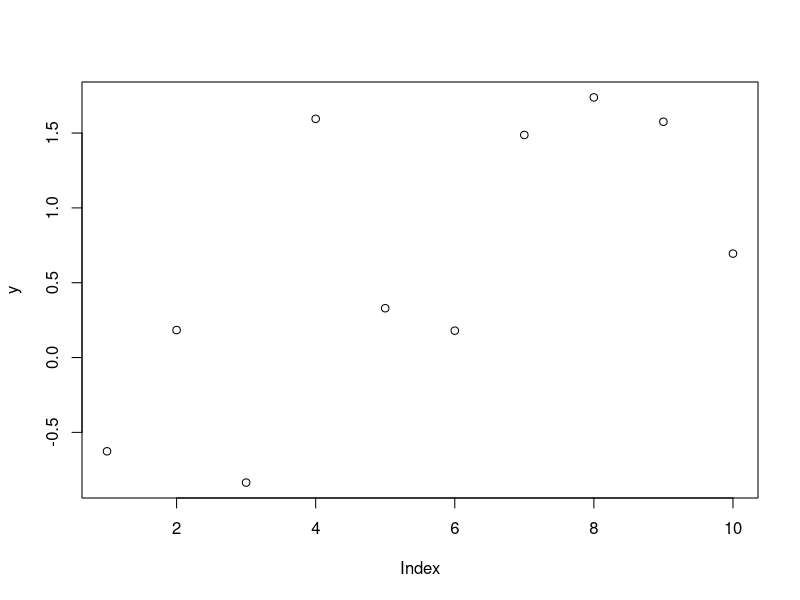

Generate this figure with R: (Note: this script raises an error after producing the figure.)
# Assume single changepoint model at a single point cp. Using normal distribution 

rm(list = ls())

set.seed(1)

# Load data in
Data=""
# y <- read.csv(Data)

# Or simulated data
cp <- 5
y1 <- rnorm(cp,0,1)
y2 <- rnorm(cp,1,1)

y <- c(y1,y2) ; plot(y)

approx_samples <- 1000

# prior for parameter
mu_prior <- c(0,0.3) #Normal distribution #Mu is conditional on sigma i.e sigma^2/kappa #unless we choose known sigma 
sigma_prior <- c(5,0.6) #Use Scaled-Inverse-Chi-Squared for Conjugacy (df_para,scale_para) - mean of c(5,0.6) = 1
model_prior <- c(0.5,0.5)

proposal_sd_rj <- 0.3 #bigger jump for the reversible jump
proposal_sd_wm <- 0.1 #within model sample of parameters
sims <- 200000
perc_burnin <- 0.1
num_of_cps_list <- rep(NA,sims)
mu_list <- list() #to assign to this list, use [[]]
sigma_list <- list() #to assign to this list, use [[]]
num_of_cps <- 0
mu <- mean(y)
sigma <- sqrt(var(y))
# Divide the problem into three problems
# 1) Unknown Mean, Known Sigma^2
# 2) Known Mean, Unknown Sigma^2
# 3) Unknown Mean, Unknown Sigma^2

cpd_test <- as.numeric(readline(prompt = "Unknown Mu(1), Unknown Sigma(2), Unknown Mu and Sigma(3): ")) # Start with Unknown Mean, Known Sigma

if (cpd_test==1){ #Unknown Mu, known sigma^2
  # Use approximation using samples from prior, reversible jump, and analytical
  known_sigma <- as.numeric(readline(prompt = "Known sigma: "))
  mu_prior[1] <- as.numeric(readline(prompt = "Prior Mean: "))
  mu_prior[2] <- as.numeric(readline(prompt = "Prior std: "))
  
  # Before anything, define function for product of normals
  prod_norm <- function(mu,sigma,y){prod(dnorm(y,mu,sigma))}
  
  # Use approximation, i.e integrate over all mu
  # Marginal likelihood P(Y|M_0)
  pM0 <- mean(sapply(rnorm(approx_samples,mu_prior[1],mu_prior[2]),prod_norm,known_sigma,y))
  # Marginal Likelihood P(Y|M_1)
  pM1 <- mean(sapply(rnorm(approx_samples,mu_prior[1],mu_prior[2]),prod_norm,known_sigma,y[1:cp]))*mean(sapply(rnorm(approx_samples,mu_prior[1],mu_prior[2]),prod_norm,known_sigma,y[(cp+1):(2*cp)]))
  # Normalise
  total <- pM0+pM1
  pM0 <- pM0/total
  pM1 <- pM1/total
  # Store results in data frame
  results <- data.frame("Approx"=c(pM0,pM1))
  
  # Now calculate using reversible jump
  # proposal_sd_rj <- 0.1 #bigger jump for the reversible jump
  # proposal_sd_wm <- 0.1 #within model sample of parameters
  # sims <- 100000
  # perc_burnin <- 0.1
  # num_of_cps_list <- rep(NA,sims)
  # mu_list <- list() #to assign to this list, use [[]]
  # num_of_cps <- 0
  # mu <- mean(y)
  
  for (s in 1:sims) {
    if (s%%10000==0) {
      print(s)
    }
    # If we have no changepoints, we jump to one changepoint at cp
    if (num_of_cps==0) {
      u1 <- rnorm(1,0,proposal_sd_rj)
      u2 <- rnorm(1,0,proposal_sd_rj)
      
      new_mu_left <- mean(y[1:cp])+u1
      new_mu_right <- mean(y[(cp+1):(2*cp)])+u2
      
      old_prior <- dnorm(mu,mu_prior[1],mu_prior[2],log = TRUE)
      new_prior <- dnorm(new_mu_left,mu_prior[1],mu_prior[2],log = TRUE) + dnorm(new_mu_right,mu_prior[1],mu_prior[2],log = TRUE)
      
      old_like <- sum(dnorm(y,mu,known_sigma,log = TRUE))
      new_like <- sum(dnorm(y[1:cp],new_mu_left,known_sigma,log = TRUE))+sum(dnorm(y[(cp+1):(2*cp)],new_mu_right,known_sigma,log = TRUE))
      
      old_to_new <- dnorm(u1,0,proposal_sd_rj,log = TRUE)+dnorm(u2,0,proposal_sd_rj,log = TRUE)
      new_to_old <- dnorm(mean(y)-mu,0,proposal_sd_rj,log = TRUE)
      if (runif(1)<exp(new_like+new_prior+new_to_old-old_like-old_prior-old_to_new)) {
        num_of_cps <- 1
        mu <- c(new_mu_left,new_mu_right)
      }
    } else { 
      # We are in the one changepoint model
      u <- rnorm(1,0,proposal_sd_rj)
      
      new_mu <- mean(y)+u
      
      old_prior <- dnorm(mu[1],mu_prior[1],mu_prior[2],log = TRUE)+dnorm(mu[2],mu_prior[1],mu_prior[2],log = TRUE)
      new_prior <- dnorm(new_mu,mu_prior[1],mu_prior[2],log = TRUE)
      
      old_like <- sum(dnorm(y[1:cp],mu[1],known_sigma,log = TRUE))+sum(dnorm(y[(cp+1):(2*cp)],mu[2],known_sigma,log = TRUE))
      new_like <- sum(dnorm(y,new_mu,known_sigma,log = TRUE))
      
      old_to_new <- dnorm(u,0,proposal_sd_rj,log = TRUE)
      new_to_old <- dnorm(mu[1]-mean(y[1:cp]),0,proposal_sd_rj,log = TRUE)+dnorm(mu[2]-mean(y[(cp+1):(2*cp)]),0,proposal_sd_rj,log = TRUE)
      
      if (runif(1)< exp(new_like+new_prior-old_like-old_prior+new_to_old-old_to_new)) {
        mu <- new_mu
        num_of_cps <- 0
      }
    }
    # Resample mu parameter from posterior, use Metropolis Hastings
    if (num_of_cps==0) {
      u <- rnorm(1,0,proposal_sd_wm)
      new_mu <- mu+u

      old_prior <- dnorm(mu,mu_prior[1],mu_prior[2],log = TRUE)
      new_prior <- dnorm(new_mu,mu_prior[1],mu_prior[2],log = TRUE)

      old_like <- sum(dnorm(y,mu,known_sigma,log = TRUE))
      new_like <- sum(dnorm(y,new_mu,known_sigma,log = TRUE))
      # Symmetric proposal so no transition probability
      if (runif(1)<exp(new_like+new_prior-old_prior-old_like)) {
        mu <- new_mu
      }
    } else{
      u1 <- rnorm(1,0,proposal_sd_wm)
      u2 <- rnorm(1,0,proposal_sd_wm)
      new_mu_left <- mu[1]+u1
      new_mu_right <- mu[2]+u2

      old_prior <- dnorm(mu[1],mu_prior[1],mu_prior[2],log = TRUE)+dnorm(mu[2],mu_prior[1],mu_prior[2],log = TRUE)
      new_prior <- dnorm(new_mu_left,mu_prior[1],mu_prior[2],log = TRUE)+dnorm(new_mu_right,mu_prior[1],mu_prior[2],log = TRUE)

      old_like <- sum(dnorm(y[1:cp],mu[1],known_sigma,log = TRUE))+sum(dnorm(y[(cp+1):(2*cp)],mu[2],known_sigma,log = TRUE))
      new_like <- sum(dnorm(y[1:cp],new_mu_left,known_sigma,log = TRUE))+sum(dnorm(y[(cp+1):(2*cp)],new_mu_right,known_sigma,log = TRUE))
      # Symmetric proposal so no transition probability
      if (runif(1)<exp(new_like+new_prior-old_prior-old_like)) {
        mu <- c(new_mu_left,new_mu_right)
      }
    }
    #now resample mu from its posterior
    # if (num_of_cps==0) {
    #   posteriorsd <- sqrt( ( 1/mu_prior[2]^2 + length(y) )^(-1) )
    #   posteriormu <- sum(y)/ ( 1/mu_prior[2]^2 + length(y)) 
    #   mu <- rnorm(1,posteriormu,posteriorsd)
    # } else {
    #   y1 <- y[1:cp]; y2 <- y[(cp+1):(2*cp)]
    #   posteriorsd <- sqrt( ( 1/mu_prior[2]^2 + length(y1) )^(-1) )
    #   posteriormu <- sum(y1)/ ( 1/mu_prior[2]^2 + length(y1)) 
    #   mu[1] <- rnorm(1,posteriormu,posteriorsd)
    #   
    #   posteriorsd <- sqrt( ( 1/mu_prior[2]^2 + length(y2) )^(-1) )
    #   posteriormu <- sum(y2)/ ( 1/mu_prior[2]^2 + length(y2)) 
    #   mu[2] <- rnorm(1,posteriormu,posteriorsd)
    # }
    num_of_cps_list[s] <- num_of_cps
    mu_list[[s]] <- mu
  }
  num_of_cps_list <- num_of_cps_list[-(1:(perc_burnin*sims))]
  mu_list <- mu_list[-(1:(perc_burnin*sims))]
  
  cps_0 <- sum(num_of_cps_list==0)
  cps_1 <- sum(num_of_cps_list==1)
  cps_0_perc <- cps_0/(cps_0+cps_1)
  cps_1_perc <- cps_1/(cps_0+cps_1)
  
  results <- cbind(results,"RJMCMC"=c(cps_0_perc,cps_1_perc))
  
  # Analytical results
  # We need to calculate marginal likelihood since p(M0|Y) proportional to p(Y|M0)p(M0) and p(M1|Y) proportional to p(Y|M1)p(M1)
  
  # Write function for Marginal likelihood
  marg_like_mu <- function(y,sigma,mu_0,sigma_0){
    return((sigma/(((sqrt(2*pi)*sigma)^length(y))*sqrt(length(y)*sigma_0^2+sigma^2)))*exp(-(sum(y^2)/(2*sigma^2))-(mu_0^2/(2*sigma_0^2)))*exp(((sigma_0^2*length(y)^2*mean(y)^2/sigma^2)+((sigma^2*mu_0^2)/sigma_0^2)+(2*length(y)*mean(y)*mu_0))/(2*(length(y)*sigma_0^2+sigma^2))))              
  }
  
  # For model M0, no changepoint
  # marg_like_M0 <- (known_sigma/((sqrt(2*pi)*known_sigma)*sqrt(length(y)*mu_prior[2]^2+known_sigma^2)))*exp(-(sum(y^2)/(2*known_sigma^2))-(mu_prior[1]^2/(2*mu_prior[2]^2)))*exp(((mu_prior[2]^2*length(y)^2*mean(y)^2/known_sigma^2)+((known_sigma^2*mu_prior[1]^2)/mu_prior[2]^2)+(2*length(y)*mean(y)*mu_prior[1]))/(2*(length(y)*mu_prior[2]^2+known_sigma^2)))              
  marg_like_M0 <- marg_like_mu(y,known_sigma,mu_prior[1],mu_prior[2])
    
  # For model M1, one changepoint
  marg_like_M1 <- marg_like_mu(y[1:cp],known_sigma,mu_prior[1],mu_prior[2])*marg_like_mu(y[(cp+1):(2*cp)],known_sigma,mu_prior[1],mu_prior[2])
  
  total_marg <- marg_like_M0+marg_like_M1
  
  marg_like_M0 <- marg_like_M0/total_marg
  marg_like_M1 <- marg_like_M1/total_marg
  
  results <- cbind(results,"Analytical"=c(marg_like_M0,marg_like_M1))
  
}else if(cpd_test==2){ #Known Mean, Unknown Sigma^2
  # Use approximation using samples from prior, reversible jump, and analytical
  known_mu <- as.numeric(readline(prompt = "Known mu: "))
  
  # Before anything, define function for product of normals
  prod_norm <- function(sigma,mu,y){prod(dnorm(y,mu,sigma))}
  
  # Use approximation, i.e integrate over all sigma
  # Define function to generate and evaluate Scaled-Inverse-Chi-Squared variables, parameters (scale,degree_of_freedom)
  rscaleinvchi <- function(n,df_para,scale_para){
    return((df_para*scale_para)/rchisq(n,df_para))
  }
  dscaleinvchi <- function(x,df_para,scale_para,log=c(TRUE,FALSE)){
    if (log) {
      return(log((scale_para*df_para/2)^(df_para/2)/(gamma(df_para/2))*exp((-df_para*scale_para)/(2*x))/(x^(1+(df_para/2)))))
    } else {
      return((scale_para*df_para/2)^(df_para/2)/(gamma(df_para/2))*exp((-df_para*scale_para)/(2*x))/(x^(1+(df_para/2))))
    } 
  }
  
  # Marginal likelihood P(Y|M_0) 
  pM0 <- mean(sapply(sqrt(rscaleinvchi(approx_samples,sigma_prior[1],sigma_prior[2])),prod_norm,known_mu,y))
  # Marginal Likelihood P(Y|M_1) 
  pM1 <- mean(sapply(sqrt(rscaleinvchi(approx_samples,sigma_prior[1],sigma_prior[2])),prod_norm,known_mu,y[1:cp]))*mean(sapply(sqrt(rscaleinvchi(approx_samples,sigma_prior[1],sigma_prior[2])),prod_norm,known_mu,y[(cp+1):(2*cp)]))
  # Normalise
  total <- pM0+pM1
  pM0 <- pM0/total
  pM1 <- pM1/total
  # Store results in data frame
  results <- data.frame("Approx"=c(pM0,pM1))
  
  # Now calculate using reversible jump
  # proposal_sd_rj <- 0.1 #bigger jump for the reversible jump
  # proposal_sd_wm <- 0.1 #within model sample of parameters
  # sims <- 100000
  # perc_burnin <- 0.1
  # num_of_cps_list <- rep(NA,sims)
  # sigma_list <- list() #to assign to this list, use [[]]
  # num_of_cps <- 0
  # sigma <- sqrt(var(y)) #initialisation

  for (s in 1:sims) {
    if (s%%10000==0) {
      print(s)
    }
    # If we have no changepoints, we jump to one changepoint at cp
    if (num_of_cps==0) {
      u1 <- rnorm(1,0,proposal_sd_rj)
      u2 <- rnorm(1,0,proposal_sd_rj)

      new_sigma_left <- sqrt(var(y[1:cp])+u1)
      new_sigma_right <- sqrt(var(y[(cp+1):(2*cp)])+u2)

      old_prior <- dscaleinvchi(sigma^2,sigma_prior[1],sigma_prior[2],log = TRUE)
      new_prior <- dscaleinvchi(new_sigma_left^2,sigma_prior[1],sigma_prior[2],log = TRUE) + dscaleinvchi(new_sigma_right^2,sigma_prior[1],sigma_prior[2],log = TRUE)

      old_like <- sum(dnorm(y,known_mu,sigma,log = TRUE))
      new_like <- sum(dnorm(y[1:cp],known_mu,new_sigma_left,log = TRUE))+sum(dnorm(y[(cp+1):(2*cp)],known_mu,new_sigma_right,log = TRUE))

      old_to_new <- dnorm(u1,0,proposal_sd_rj,log = TRUE)+dnorm(u2,0,proposal_sd_rj,log = TRUE)
      new_to_old <- dnorm(sigma^2-var(y),0,proposal_sd_rj,log = TRUE)
      if (runif(1)<exp(new_like+new_prior+new_to_old-old_like-old_prior-old_to_new)) {
        num_of_cps <- 1
        sigma <- c(new_sigma_left,new_sigma_right)
      }
    } else {
      # We are in the one changepoint model
      u <- rnorm(1,0,proposal_sd_rj)

      new_sigma <- sqrt(var(y)+u)

      old_prior <- dscaleinvchi(sigma[1]^2,sigma_prior[1],sigma_prior[2],log = TRUE)+dscaleinvchi(sigma[2]^2,sigma_prior[1],sigma_prior[2],log = TRUE)
      new_prior <- dscaleinvchi(new_sigma^2,sigma_prior[1],sigma_prior[2],log = TRUE)

      old_like <- sum(dnorm(y[1:cp],known_mu,sigma[1],log = TRUE))+sum(dnorm(y[(cp+1):(2*cp)],known_mu,sigma[2],log = TRUE))
      new_like <- sum(dnorm(y,known_mu,new_sigma,log = TRUE))

      old_to_new <- dnorm(u,0,proposal_sd_rj,log = TRUE)
      new_to_old <- dnorm(sigma[1]^2-var(y[1:cp]),0,proposal_sd_rj,log = TRUE)+dnorm(sigma[2]^2-var(y[(cp+1):(2*cp)]),0,proposal_sd_rj,log = TRUE)

      if (runif(1)< exp(new_like+new_prior-old_like-old_prior+new_to_old-old_to_new)) {
        sigma <- new_sigma
        num_of_cps <- 0
      }
    }
    # Resample mu parameter from posterior, use Metropolis Hastings
    if (num_of_cps==0) {
      u <- rnorm(1,0,proposal_sd_wm)
      temp_new_sigma <- sigma^2+u
      if (temp_new_sigma<=0) {
      } else {
        new_sigma <- sqrt(sigma^2+u)

        old_prior <- dscaleinvchi(sigma^2,sigma_prior[1],sigma_prior[2],log = TRUE)
        new_prior <- dscaleinvchi(new_sigma^2,sigma_prior[1],sigma_prior[2],log = TRUE)
        
        old_like <- sum(dnorm(y,known_mu,sigma,log = TRUE))
        new_like <- sum(dnorm(y,known_mu,new_sigma,log = TRUE))
        # Symmetric proposal so no transition probability
        if (runif(1)<exp(new_like+new_prior-old_prior-old_like)) {
          sigma <- new_sigma
        }
      }
    } else{
      u1 <- rnorm(1,0,proposal_sd_wm)
      u2 <- rnorm(1,0,proposal_sd_wm)
      temp_new_sigma_left <- sigma[1]^2+u1
      temp_new_sigma_right <- sigma[2]^2+u2
      if (temp_new_sigma_left<=0|temp_new_sigma_right<=0) {
      } else{
        new_sigma_left <- sqrt(sigma[1]^2+u1)
        new_sigma_right <- sqrt(sigma[2]^2+u2)
        
        old_prior <- dscaleinvchi(sigma[1]^2,sigma_prior[1],sigma_prior[2],log = TRUE)+dscaleinvchi(sigma[2]^2,sigma_prior[1],sigma_prior[2],log = TRUE)
        new_prior <- dscaleinvchi(new_sigma_left^2,sigma_prior[1],sigma_prior[2],log = TRUE)+dscaleinvchi(new_sigma_right^2,sigma_prior[1],sigma_prior[2],log = TRUE)
        
        old_like <- sum(dnorm(y[1:cp],known_mu,sigma[1],log = TRUE))+sum(dnorm(y[(cp+1):(2*cp)],known_mu,sigma[2],log = TRUE))
        new_like <- sum(dnorm(y[1:cp],known_mu,new_sigma_left,log = TRUE))+sum(dnorm(y[(cp+1):(2*cp)],known_mu,new_sigma_right,log = TRUE))
        # Symmetric proposal so no transition probability
        if (runif(1)<exp(new_like+new_prior-old_prior-old_like)) {
          sigma <- c(new_sigma_left,new_sigma_right)
        }
      }
    }
    #now resample mu from its posterior
    # if (num_of_cps==0) {
    #   posteriorsd <- sqrt( ( 1/mu_prior[2]^2 + length(y) )^(-1) )
    #   posteriormu <- sum(y)/ ( 1/mu_prior[2]^2 + length(y))
    #   mu <- rnorm(1,posteriormu,posteriorsd)
    # } else {
    #   y1 <- y[1:cp]; y2 <- y[(cp+1):(2*cp)]
    #   posteriorsd <- sqrt( ( 1/mu_prior[2]^2 + length(y1) )^(-1) )
    #   posteriormu <- sum(y1)/ ( 1/mu_prior[2]^2 + length(y1))
    #   mu[1] <- rnorm(1,posteriormu,posteriorsd)
    #
    #   posteriorsd <- sqrt( ( 1/mu_prior[2]^2 + length(y2) )^(-1) )
    #   posteriormu <- sum(y2)/ ( 1/mu_prior[2]^2 + length(y2))
    #   mu[2] <- rnorm(1,posteriormu,posteriorsd)
    # }
    num_of_cps_list[s] <- num_of_cps
    sigma_list[[s]] <- sigma
  }
  num_of_cps_list <- num_of_cps_list[-(1:(perc_burnin*sims))]
  sigma_list <- sigma_list[-(1:(perc_burnin*sims))]

  cps_0 <- sum(num_of_cps_list==0)
  cps_1 <- sum(num_of_cps_list==1)
  cps_0_perc <- cps_0/(cps_0+cps_1)
  cps_1_perc <- cps_1/(cps_0+cps_1)

  results <- cbind(results,"RJMCMC"=c(cps_0_perc,cps_1_perc))
  
  # Analytical
  marg_like_sigma <- function(y,mu,df_0,scale_0){
    return(((1/sqrt(2*pi))^(length(y)))*(((scale_0*df_0)/2)^(df_0/2))/gamma(df_0/2)*gamma((df_0+length(y))/2)*((2/((df_0*scale_0)+(sum((y-mu)^2))))^((df_0+length(y))/2)))
  }
  
  # For Model M0
  marg_like_sigma_M0 <- marg_like_sigma(y,known_mu,sigma_prior[1],sigma_prior[2])
  
  # For Model M1
  marg_like_sigma_M1 <- marg_like_sigma(y[1:cp],known_mu,sigma_prior[1],sigma_prior[2])*marg_like_sigma(y[(cp+1):(2*cp)],known_mu,sigma_prior[1],sigma_prior[2])
  
  total_marg <- marg_like_sigma_M0+marg_like_sigma_M1
  
  marg_like_M0 <- marg_like_sigma_M0/total_marg
  marg_like_M1 <- marg_like_sigma_M1/total_marg
  
  results <- cbind(results,"Analytical"=c(marg_like_M0,marg_like_M1))

} else{ #Unknown mu and sigma^2
  
  # Use approximation using samples from prior, reversible jump, and analytical

  # Before anything, define function for product of normals
  prod_norm <- function(mu,sigma,y){prod(dnorm(y,mu,sigma))}

  # Define function to generate and evaluate Scaled-Inverse-Chi-Squared variables, parameters (scale,degree_of_freedom)
  rscaleinvchi <- function(n,df_para,scale_para){
    return((df_para*scale_para)/rchisq(n,df_para))
  }
  dscaleinvchi <- function(x,df_para,scale_para,log=c(TRUE,FALSE)){
    if (log) {
      return(log((scale_para*df_para/2)^(df_para/2)/(gamma(df_para/2))*exp((-df_para*scale_para)/(2*x))/(x^(1+(df_para/2)))))
    } else {
      return((scale_para*df_para/2)^(df_para/2)/(gamma(df_para/2))*exp((-df_para*scale_para)/(2*x))/(x^(1+(df_para/2))))
    }
  }
  # Use approximation, i.e integrate over all mu and sigma
  # Marginal likelihood P(Y|M_0)
  test_sigma_M0 <- sqrt(rscaleinvchi(approx_samples,sigma_prior[1],sigma_prior[2]))
  test_mu_M0 <- list()
  for (i in 1:length(test_sigma_M0)) {
    test_mu_M0[[i]] <- rnorm(approx_samples,mu_prior[1],sqrt(test_sigma_M0[i]^2/mu_prior[2]))
  }
  pM0 <- list()
  for (i in 1:approx_samples) {
    pM0[[i]] <- mean(sapply(test_mu_M0[[i]],prod_norm,test_sigma_M0[i],y))
  }
  pM0 <- mean(unlist(pM0))
  # Marginal Likelihood P(Y|M_1)
  test_sigma_M1_1 <- sqrt(rscaleinvchi(approx_samples,sigma_prior[1],sigma_prior[2]))
  test_mu_M1_1 <- list()
  for (i in 1:length(test_sigma_M1_1)) {
    test_mu_M1_1[[i]] <- rnorm(approx_samples,mu_prior[1],sqrt(test_sigma_M1_1[i]^2/mu_prior[2]))
  }
  test_sigma_M1_2 <- sqrt(rscaleinvchi(approx_samples,sigma_prior[1],sigma_prior[2]))
  test_mu_M1_2 <- list()
  for (i in 1:length(test_sigma_M1_2)) {
    test_mu_M1_2[[i]] <- rnorm(approx_samples,mu_prior[1],sqrt(test_sigma_M1_2[i]^2/mu_prior[2]))
  }
  pM1 <- list()
  for (i in 1:approx_samples) {
    pM1[[i]] <- mean(sapply(test_mu_M1_1[[i]],prod_norm,test_sigma_M1_1[i],y[1:cp]))*mean(sapply(test_mu_M1_2[[i]],prod_norm,test_sigma_M1_2[i],y[(cp+1):(2*cp)]))
  }
  pM1 <- mean(unlist(pM1))
  # Normalise
  total <- pM0+pM1
  pM0 <- pM0/total #Not accurate due to the number of samples required for a good approximation
  pM1 <- pM1/total #
  # Store results in data frame
  results <- data.frame("Approx"=c(pM0,pM1))
  
  # Now calculate using reversible jump
  # proposal_sd_rj <- 0.1 #bigger jump for the reversible jump
  # proposal_sd_wm <- 0.1 #within model sample of parameters
  # sims <- 100000
  # perc_burnin <- 0.1
  # num_of_cps_list <- rep(NA,sims)
  # mu_list <- list() #to assign to this list, use [[]]
  # num_of_cps <- 0
  # mu <- mean(y)
  
  for (s in 1:sims) {
    if (s%%10000==0) {
      print(s)
    }
    # If we have no changepoints, we jump to one changepoint at cp
    if (num_of_cps==0) {
      u1 <- rnorm(1,0,proposal_sd_rj)
      u2 <- rnorm(1,0,proposal_sd_rj)
      u3 <- rnorm(1,0,proposal_sd_rj)
      u4 <- rnorm(1,0,proposal_sd_rj)
      
      new_mu_left <- mean(y[1:cp])+u1
      new_mu_right <- mean(y[(cp+1):(2*cp)])+u2
      
      temp_sigma_left <- var(y[1:cp])+u3
      temp_sigma_right <- var(y[(cp+1):(2*cp)])+u4
      
      if (temp_sigma_left<=0|temp_sigma_right<=0) {
      } else {
        new_sigma_left <- sqrt(var(y[1:cp])+u3)
        new_sigma_right <- sqrt(var(y[(cp+1):(2*cp)])+u4)
        
        old_prior <- dnorm(mu,mu_prior[1],sqrt(sigma^2/mu_prior[2]),log = TRUE) + dscaleinvchi(sigma^2,sigma_prior[1],sigma_prior[2],log = TRUE)
        new_prior <- dnorm(new_mu_left,mu_prior[1],sqrt(new_sigma_left^2/mu_prior[2]),log = TRUE) + dscaleinvchi(new_sigma_left^2,sigma_prior[1],sigma_prior[2],log = TRUE) + dnorm(new_mu_right,mu_prior[1],sqrt(new_sigma_right^2/mu_prior[2]),log = TRUE) ++ dscaleinvchi(new_sigma_right^2,sigma_prior[1],sigma_prior[2],log = TRUE)
        
        old_like <- sum(dnorm(y,mu,sigma,log = TRUE))
        new_like <- sum(dnorm(y[1:cp],new_mu_left,new_sigma_left,log = TRUE))+sum(dnorm(y[(cp+1):(2*cp)],new_mu_right,new_sigma_right,log = TRUE))
        
        old_to_new <- dnorm(u1,0,proposal_sd_rj,log = TRUE)+dnorm(u2,0,proposal_sd_rj,log = TRUE) + dnorm(u3,0,proposal_sd_rj,log = TRUE) +dnorm(u4,0,proposal_sd_rj,log = TRUE)
        new_to_old <- dnorm(mean(y)-mu,0,proposal_sd_rj,log = TRUE) + dnorm(var(y)-sigma^2,0,proposal_sd_rj,log = TRUE)
        if (runif(1)<exp(new_like+new_prior+new_to_old-old_like-old_prior-old_to_new)) {
          num_of_cps <- 1
          mu <- c(new_mu_left,new_mu_right)
          sigma <- c(new_sigma_left,new_sigma_right)
        }
      }
    } else { 
      # We are in the one changepoint model
      u1 <- rnorm(1,0,proposal_sd_rj)
      u2 <- rnorm(1,0,proposal_sd_rj)
      
      new_mu <- mean(y)+u1
      temp_sigma <- var(y)+u2
      
      if (temp_sigma<=0) {
      } else {
        new_sigma <- sqrt(var(y)+u2)
        
        old_prior <- dnorm(mu[1],mu_prior[1],sqrt(sigma[1]^2/mu_prior[2]),log = TRUE) + dscaleinvchi(sigma[1]^2,sigma_prior[1],sigma_prior[2],log = TRUE)+dnorm(mu[2],mu_prior[1],sqrt(sigma[2]^2/mu_prior[2]),log = TRUE)+ dscaleinvchi(sigma[2]^2,sigma_prior[1],sigma_prior[2],log = TRUE)
        new_prior <- dnorm(new_mu,mu_prior[1],sqrt(new_sigma^2/mu_prior[2]),log = TRUE) + dscaleinvchi(new_sigma^2,sigma_prior[1],sigma_prior[2],log = TRUE)
        
        old_like <- sum(dnorm(y[1:cp],mu[1],sigma[1],log = TRUE))+sum(dnorm(y[(cp+1):(2*cp)],mu[2],sigma[2],log = TRUE))
        new_like <- sum(dnorm(y,new_mu,new_sigma,log = TRUE))
        
        old_to_new <- dnorm(u1,0,proposal_sd_rj,log = TRUE) + dnorm(u2,0,proposal_sd_rj,log = TRUE)
        new_to_old <- dnorm(mu[1]-mean(y[1:cp]),0,proposal_sd_rj,log = TRUE)+ dnorm(var(y[1:cp])-sigma[1]^2,0,proposal_sd_rj,log = TRUE) + dnorm(mu[2]-mean(y[(cp+1):(2*cp)]),0,proposal_sd_rj,log = TRUE) + dnorm(var(y[(cp+1):(2*cp)])-sigma[2]^2,0,proposal_sd_rj,log = TRUE)
        
        if (runif(1)< exp(new_like+new_prior-old_like-old_prior+new_to_old-old_to_new)) {
          mu <- new_mu
          sigma <- new_sigma
          num_of_cps <- 0
        }
      }
    }
    # Resample mu parameter from posterior, use Metropolis Hastings
    if (num_of_cps==0) {
      u1 <- rnorm(1,0,proposal_sd_wm)
      u2 <- rnorm(1,0,proposal_sd_wm)
      
      new_mu <- mu+u1
      temp_sigma <- sigma^2+u2
      
      if (temp_sigma<=0) {
      } else{
        new_sigma <- sqrt(sigma^2+u2)
        
        old_prior <- dnorm(mu,mu_prior[1],sqrt(sigma^2/mu_prior[2]),log = TRUE) + dscaleinvchi(sigma^2,sigma_prior[1],sigma_prior[2],log = TRUE)
        new_prior <- dnorm(new_mu,mu_prior[1],sqrt(new_sigma^2/mu_prior[2]),log = TRUE) + dscaleinvchi(new_sigma^2,sigma_prior[1],sigma_prior[2],log = TRUE)
        
        old_like <- sum(dnorm(y,mu,sigma,log = TRUE))
        new_like <- sum(dnorm(y,new_mu,new_sigma,log = TRUE))
        # Symmetric proposal so no transition probability
        if (runif(1)<exp(new_like+new_prior-old_prior-old_like)) {
          mu <- new_mu
          sigma <- new_sigma
        }
      }
    } else{
      u1 <- rnorm(1,0,proposal_sd_wm)
      u2 <- rnorm(1,0,proposal_sd_wm)
      u3 <- rnorm(1,0,proposal_sd_wm)
      u4 <- rnorm(1,0,proposal_sd_wm)
      
      new_mu_left <- mu[1]+u1
      new_mu_right <- mu[2]+u2
      temp_sigma_left <- sigma[1]^2+u3
      temp_sigma_right <- sigma[2]^2+u4
      if (temp_sigma_left<=0|temp_sigma_right<=0) {
      } else{
        new_sigma_left <- sqrt(sigma[1]^2+u3)
        new_sigma_right <- sqrt(sigma[2]^2+u4)
        
        old_prior <- dnorm(mu[1],mu_prior[1],sqrt(sigma[1]^2/mu_prior[2]),log = TRUE) + dscaleinvchi(sigma[1]^2,sigma_prior[1],sigma_prior[2],log = TRUE)+dnorm(mu[2],mu_prior[1],sqrt(sigma[2]^2/mu_prior[2]),log = TRUE) + dscaleinvchi(sigma[2]^2,sigma_prior[1],sigma_prior[2],log = TRUE)
        new_prior <- dnorm(new_mu_left,mu_prior[1],sqrt(new_sigma_left^2/mu_prior[2]),log = TRUE) + dscaleinvchi(new_sigma_left^2,sigma_prior[1],sigma_prior[2],log = TRUE)+dnorm(new_mu_right,mu_prior[1],sqrt(new_sigma_right^2/mu_prior[2]),log = TRUE) + dscaleinvchi(new_sigma_right^2,sigma_prior[1],sigma_prior[2],log = TRUE)
        
        old_like <- sum(dnorm(y[1:cp],mu[1],sigma[1],log = TRUE))+sum(dnorm(y[(cp+1):(2*cp)],mu[2],sigma[2],log = TRUE))
        new_like <- sum(dnorm(y[1:cp],new_mu_left,new_sigma_left,log = TRUE))+sum(dnorm(y[(cp+1):(2*cp)],new_mu_right,new_sigma_right,log = TRUE))
        # Symmetric proposal so no transition probability
        if (runif(1)<exp(new_like+new_prior-old_prior-old_like)) {
          mu <- c(new_mu_left,new_mu_right)
          sigma <- c(new_sigma_left,new_sigma_right)
        }
      }
    }
    #now resample mu from its posterior
    # if (num_of_cps==0) {
    #   posteriorsd <- sqrt( ( 1/mu_prior[2]^2 + length(y) )^(-1) )
    #   posteriormu <- sum(y)/ ( 1/mu_prior[2]^2 + length(y)) 
    #   mu <- rnorm(1,posteriormu,posteriorsd)
    # } else {
    #   y1 <- y[1:cp]; y2 <- y[(cp+1):(2*cp)]
    #   posteriorsd <- sqrt( ( 1/mu_prior[2]^2 + length(y1) )^(-1) )
    #   posteriormu <- sum(y1)/ ( 1/mu_prior[2]^2 + length(y1)) 
    #   mu[1] <- rnorm(1,posteriormu,posteriorsd)
    #   
    #   posteriorsd <- sqrt( ( 1/mu_prior[2]^2 + length(y2) )^(-1) )
    #   posteriormu <- sum(y2)/ ( 1/mu_prior[2]^2 + length(y2)) 
    #   mu[2] <- rnorm(1,posteriormu,posteriorsd)
    # }
    num_of_cps_list[s] <- num_of_cps
    mu_list[[s]] <- mu
  }
  num_of_cps_list <- num_of_cps_list[-(1:(perc_burnin*sims))]
  mu_list <- mu_list[-(1:(perc_burnin*sims))]
  
  cps_0 <- sum(num_of_cps_list==0)
  cps_1 <- sum(num_of_cps_list==1)
  cps_0_perc <- cps_0/(cps_0+cps_1)
  cps_1_perc <- cps_1/(cps_0+cps_1)
  
  results <- cbind(results,"RJMCMC"=c(cps_0_perc,cps_1_perc))
  
  # Analytical results
  # We need to calculate marginal likelihood since p(M0|Y) proportional to p(Y|M0)p(M0) and p(M1|Y) proportional to p(Y|M1)p(M1)
  
  # Write function for Marginal likelihood
  marg_like <- function(y,mu_prior,sigma_prior){
    df_n <- sigma_prior[1]+length(y)
    kappa_n <- mu_prior[2]+length(y)
    mu_n <- (mu_prior[2]*mu_prior[1]+length(y)*mean(y))/kappa_n
    scale_n <- (1/df_n)*(sigma_prior[1]*sigma_prior[2]+sum((y-mean(y))^2)+((length(y)*mu_prior[2])/(mu_prior[2]+length(y)))*(mu_prior[1]-mean(y))^2)
    return((1/(pi^(length(y)/2)))*(sqrt(mu_prior[2]/kappa_n))*(gamma(df_n/2)/gamma(sigma_prior[1]/2))*((sigma_prior[1]*sigma_prior[2])^(sigma_prior[1]/2))/(df_n*scale_n)^(df_n/2))
  }
  
  # For model M0, no changepoint
  # marg_like_M0 <- (known_sigma/((sqrt(2*pi)*known_sigma)*sqrt(length(y)*mu_prior[2]^2+known_sigma^2)))*exp(-(sum(y^2)/(2*known_sigma^2))-(mu_prior[1]^2/(2*mu_prior[2]^2)))*exp(((mu_prior[2]^2*length(y)^2*mean(y)^2/known_sigma^2)+((known_sigma^2*mu_prior[1]^2)/mu_prior[2]^2)+(2*length(y)*mean(y)*mu_prior[1]))/(2*(length(y)*mu_prior[2]^2+known_sigma^2)))              
  marg_like_M0 <- model_prior[1]*marg_like(y,mu_prior,sigma_prior)
  
  # For model M1, one changepoint
  marg_like_M1 <- model_prior[2]*marg_like(y[1:cp],mu_prior,sigma_prior)*marg_like(y[(cp+1):(2*cp)],mu_prior,sigma_prior)
  
  total_marg <- marg_like_M0+marg_like_M1
  
  marg_like_M0 <- marg_like_M0/total_marg
  marg_like_M1 <- marg_like_M1/total_marg
  
  results <- cbind(results,"Analytical"=c(marg_like_M0,marg_like_M1))
  

  
  
}
